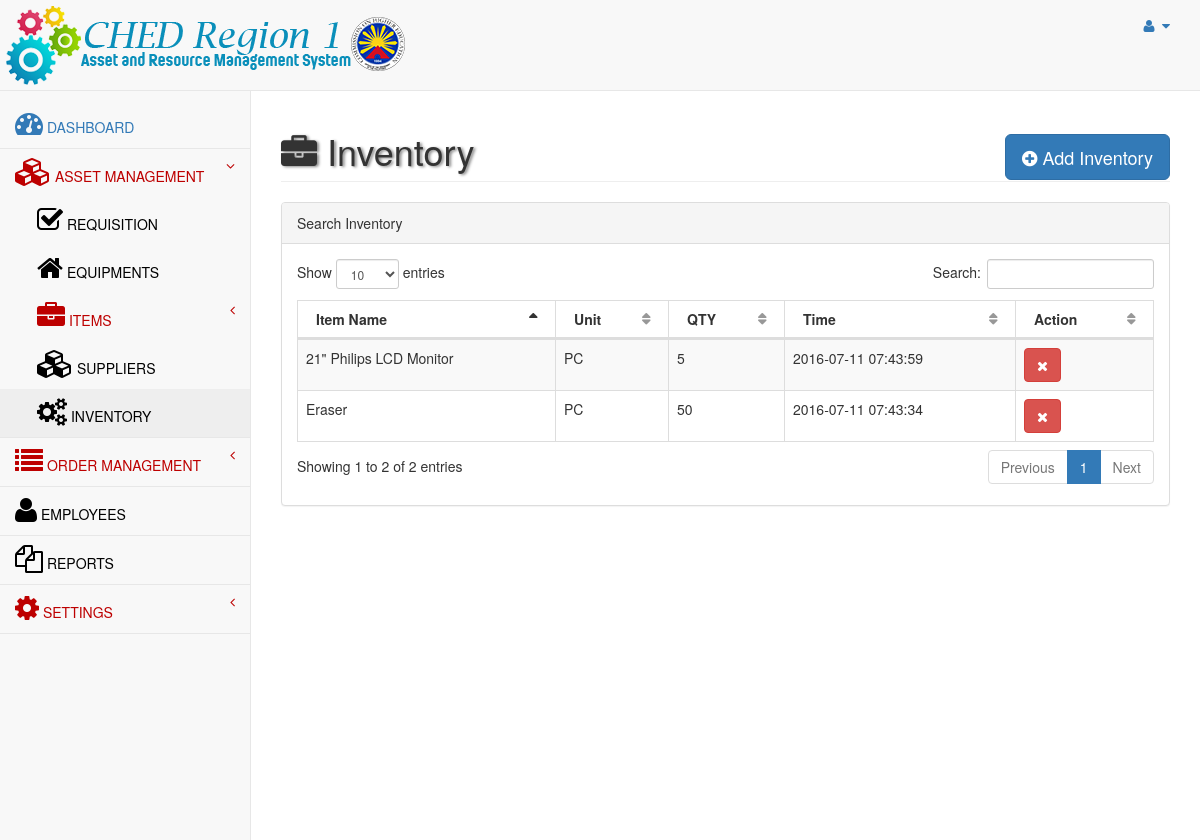
The app's page /admin/inventory.php, older data.
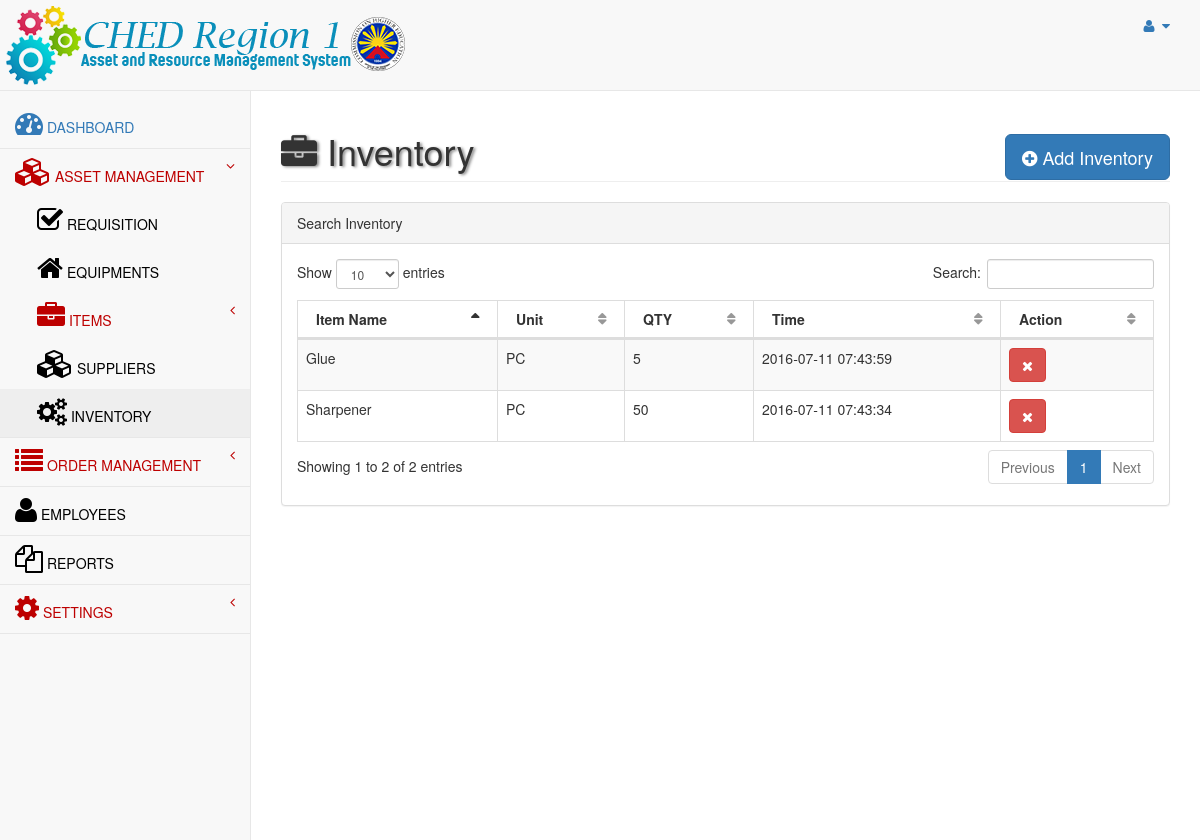
The same page, newer data.
### tables this page shows
CREATE TABLE `inventory` (
  `inventoryid` int(11) NOT NULL AUTO_INCREMENT,
  `itemNo` int(11) DEFAULT NULL,
  `unit` varchar(20) DEFAULT NULL,
  `qty` int(11) DEFAULT NULL,
  `time_stamp` timestamp NOT NULL DEFAULT CURRENT_TIMESTAMP ON UPDATE CURRENT_TIMESTAMP,
  PRIMARY KEY (`inventoryid`)
);

CREATE TABLE `items` (
  `itemNo` bigint(20) NOT NULL AUTO_INCREMENT,
  `description` varchar(200) NOT NULL,
  `category` varchar(100) NOT NULL DEFAULT 'Office Supply',
  `unit` varchar(20) NOT NULL DEFAULT 'PC',
  `unitCost` double(10,2) NOT NULL DEFAULT '0.00',
  `inventory_qty` int(11) DEFAULT '0',
  `supplierID` int(11) DEFAULT '0',
  PRIMARY KEY (`itemNo`)
);

### admin/include/functions.php (called while the page is built, shortened)
<?php
function selectListSQL($q){
	$conn = dbConnect();
	$stmt = $conn->prepare($q);
	$stmt->execute();
	$rows = $stmt->fetchAll();
	return $rows;
}
?>

### admin/inventory.php (the view, shortened to what this page needs)
<?php
include('header.php');
include_once("include/functions.php");
?>
<div id="page-wrapper">
            <div class="row">
                <div class="col-lg-12">
                    <h1 class="page-header"><i class="fa fa-briefcase fa-1x"></i> Inventory
						<div class="pull-right">
							<button id="addinventorybutton" class="btn btn-primary btn-lg" data-toggle="modal" data-target="#addInventory">
                                <i class="fa fa-plus-circle"></i> Add Inventory
                            </button>
                         </div>
					</h1>
                </div>
            </div>
            <div class="row">
					<div class="col-lg-12">
					<div class="panel panel-default">
								<div class="panel-heading">
								   Search Inventory
								</div>
					<div class="panel-body">
									<div class="dataTable_wrapper">
										<table class="table table-striped table-bordered table-hover" id="dataTables-example">
											<thead>
												<tr>
													<th>Item Name</th>
													<th>Unit</th>
													<th>QTY</th>
													<th>Time</th>
													<th>Action</th>
												</tr>
											</thead>
											<tbody>
											<?php
											$itemlist = selectListSQL("SELECT inventory.inventoryid,items.description,inventory.itemNo,inventory.unit,inventory.qty,inventory.time_stamp FROM inventory LEFT JOIN items ON inventory.itemNo = items.itemNo ORDER BY inventoryid DESC");
											foreach ($itemlist as $rows => $link) {
												$description = $link['description'];
												$unit = $link['unit'];
												$qty = $link['qty'];
												$time = $link['time_stamp'];
												$inventoryid = $link['inventoryid'];
												echo "<tr class='odd gradeX'>";
												echo "<td>$description</td>";
												echo "<td>$unit</td>";
												echo "<td>$qty</td>";
												echo "<td>$time</td>";
												echo "<td class='center'>
													<button class='btn btn-primary hidden' onClick='edit($inventoryid)'  data-toggle='modal' data-target='#addItem'><i class='fa fa-edit'></i></button>
													<button class='btn btn-danger notification' id='notification' onClick='deleteinventory($inventoryid)'><i class='fa fa-times'></i></button>
												</td>";
												echo "</tr>";
											}
											?>
											</tbody>
										</table>
									</div>
								</div>
								</div>
								</div>
								</div>
        </div>
    </div>
<?php
include('footer.php');
?>

Row changes from the older to the newer data that the page shows:
changed through a linked row, inventory: items.description "21\" Philips LCD Monitor" → "Glue"
changed through a linked row, inventory: items.description "Eraser" → "Sharpener"
